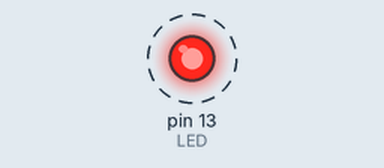
This sketch was run on a simulated Arduino Uno, built with avr-gcc and run on an emulated ATmega328P. On the bench: output pins drawn as LEDs (lit = HIGH). Dashed ring = blinking. What the sketch prints to the serial monitor is not drawn.

Above: at 0.2 s.
Timing chart, 0 to 3.0 s (numbered marks = the images above):
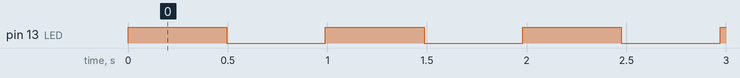

Measured:
- by itself, pin 13 (LED): alternates HIGH for 0.50 s and LOW for 0.50 s

The sketch:

sketch.ino
```cpp
#include <Arduino.h>
#include <Arduino_FreeRTOS.h>
#include <task.h>

// Task 1: Blink LED
void TaskBlink(void *pvParam) {
  pinMode(13, OUTPUT);
  while (1) {
    digitalWrite(13, !digitalRead(13)); // Toggle LED
    vTaskDelay(500 / portTICK_PERIOD_MS); // 500ms delay
  }
}

// Task 2: Print to Serial
void TaskPrint(void *pvParam) {
  while (1) {
    Serial.println("Hello from FreeRTOS!");
    vTaskDelay(1000 / portTICK_PERIOD_MS); // 1s delay
  }
}

void setup() {
  Serial.begin(9600);
  // Create tasks
  xTaskCreate(TaskBlink, "Blink", 128, NULL, 1, NULL);
  xTaskCreate(TaskPrint, "Print", 128, NULL, 1, NULL);
  // Note: Arduino's loop() is unused in FreeRTOS
}

void loop() {}  
```
